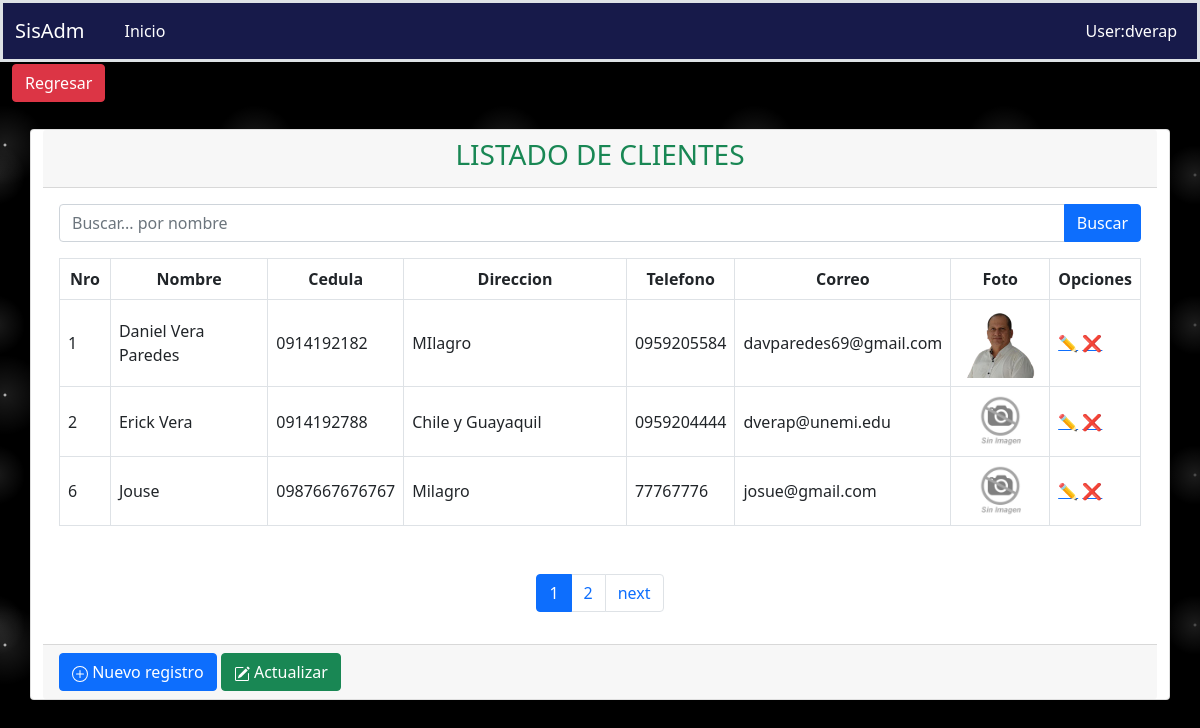
The page /venta/cliente on the database its author committed.
### aplicaciones/ventas/models.py (models this page shows, shortened)
class Cliente(Base):
    ruc = models.CharField(max_length=13, unique=True)
    nombres = models.CharField(max_length=200, unique=True)
    pais = models.ForeignKey(Pais, on_delete=models.PROTECT, blank=True, null=True)
    provincia = models.ForeignKey(Provincia, on_delete=models.PROTECT, blank=True, null=True)
    ciudad = models.ForeignKey(Ciudad, on_delete=models.PROTECT, blank=True, null=True)
    direccion = models.TextField(blank=True, null=True, verbose_name='Dirección')
    genero = models.CharField(max_length=1, choices=GENERO,default=GENERO[0][0], blank=True, null=True)
    fecha_nacimiento = models.DateField(blank=True, null=True)
    telefonos = models.CharField(max_length=50, blank=True, null=True)
    email = models.CharField(max_length=100,unique=True)
    foto = models.FileField(upload_to='ventas/clientes/', blank=True, null=True)
    estado = models.BooleanField(default=True)
    class Meta:
        verbose_name = "Cliente"
        verbose_name_plural = "Clientes"
        ordering = ('nombres',)
    def get_image(self):
        if self.foto:
            return '{}{}'.format(settings.MEDIA_URL, self.foto)
        return '{}{}'.format(settings.STATIC_URL, 'img/default/empty.jpg')

### aplicaciones/ventas/views/cliente/views.py (the view)
# urls.py: path('cliente', ClienteListView.as_view(), name='cliente'),
class ClienteListView(ListView):
    template_name = "cliente/list.html"
    model = Cliente
    context_object_name = 'clientes'
    paginate_by = 3
    def get_queryset(self):
        query = self.request.GET.get("query")
        print(query)
        if query:
            return self.model.objects.filter(nombres__icontains=query)
        else:
            return self.model.objects.all()
    def get_context_data(self, **kwargs):
        context = super().get_context_data(**kwargs)
        context['url_anterior'] = '/venta/menu'
        context['listar_url']= '/cliente',
        context['crear_url'] = '/venta/crearcliente/'
        context['titulo'] = 'LISTADO DE CLIENTES'
        context['query'] = self.request.GET.get("query") or ""
        return context

### aplicaciones/ventas/templates/cliente/list.html (shortened to what this page needs)
{% extends 'consulta.html' %}
{% load static %}
{% block search %}
    <form action="{% url 'ventas:cliente' %}" method="GET">
      <div class="input-group mb-3">
        <input type="text" name="query" value="{{ query }}" class="form-control" placeholder="Buscar... por nombre" id="idInputSearch" aria-describedby="basic-addon2"/>
        <button type="submit" class="btn btn-primary mr-1" id="idSearchSp">Buscar</button>
      </div>
    </form>
{% endblock %}
{% block columns %}
    <tr class="text-center">
        <th scope="col" style="width: 5%;">Nro</th>
        <th scope="col" style="width: 20%;">Nombre</th>
        <th scope="col" style="width: 10%;">Cedula</th>
        <th scope="col" style="width: 30%;">Direccion</th>
        <th scope="col" style="width: 10%;">Telefono</th>
        <th scope="col" style="width: 15%;">Correo</th>
        <th scope="col" style="width: 15%;">Foto</th>
        <th scope="col" style="width: 10%;">Opciones</th>
    </tr>
{% endblock %}
{% block rows %}
    {% for object in clientes %}
        <tr class="align-middle" >
            <td>{{ object.id }}</td>
            <td>{{ object.nombres }}</td>
            <td>{{ object.ruc }}</td>
            <td>{{ object.direccion }}</td>
            <td>{{ object.telefonos }}</td>
            <td>{{ object.email }}</td>
            <td class="text-center">
                <img width="70" src="{{ object.get_image }}" alt="Sin Foto">
            </td>
             <td class="acciones">
                <a href="{% url 'ventas:actualizarcliente' object.id %}">✏️</a>
                <a href="{% url 'ventas:deletecliente' object.id %}">❌</a>
            </td>
        </tr>
    {% endfor %}
{% endblock %}

### static/css/estilos.css (style rules this page uses)
body { background-color:black; background-image: radial-gradient(white, rgba(255,255,255,.2) 2px, transparent 40px), radial-gradient(white, rgba(255,255,255,.15) 1px, transparent 30px), radial-gradient(white, rgba(255,255,255,.1) 2px, transparent 40px), radial-gradient(rgba(255,255,255,.4), rgba(255,255,255,.1) 2px, transparent 30px); background-size: 550px 550px, 350px 350px, 250px 250px, 150px 150px; background-position: 0 0, 40px 60px, 130px 270px, 70px 100px; color: #171a4a; }

### rows shown on the page
Cliente: id "1", nombres "Daniel Vera Paredes", ruc "0914192182", direccion "MIlagro", telefonos "0959205584", email "davparedes69@gmail.com", get_image (picture)
Cliente: id "2", nombres "Erick Vera", ruc "0914192788", direccion "Chile y Guayaquil", telefonos "0959204444", email "dverap@unemi.edu"
Cliente: id "6", nombres "Jouse", ruc "0987667676767", direccion "Milagro", telefonos "77767776", email "josue@gmail.com"

### other values the page prints
{{ titulo }} "LISTADO DE CLIENTES"
{{ i }} "1"
{{ i }} "2"
